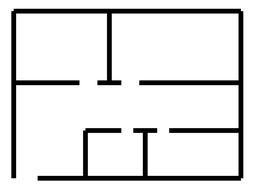
#> input picture past_attempt/floorPlan_0.png, 256 x 186 px, shrunk from 1124 x 818 before the run
$ jupyter execute --allow-errors floor_plan_2_test.ipynb
#> lines starting #> are read from the running program, lines starting #| are printed output that depends on the picture; after the words box and inside, x2 and y2 are one past the last pixel; in counts of white or black regions, pixels touching at a corner belong together
[cell 1]
import cv2
import numpy as np

# Load the image in grayscale
image = cv2.imread('floorPlan_0.png', cv2.IMREAD_GRAYSCALE)
#> image is the input picture: shape (186, 256); min 0, max 255, mean 223.4

threshold = 240  # Adjust this value as needed

# Create a 2D matrix of the same size as the image
height, width = image.shape
#> height = 186; width = 256
result_matrix = np.zeros((height, width), dtype=np.int32)

# Fill the cells based on the threshold
for i in range(height):
    for j in range(width):
        if image[i, j] < threshold:
            result_matrix[i, j] = 0
        else:
            result_matrix[i, j] = -1
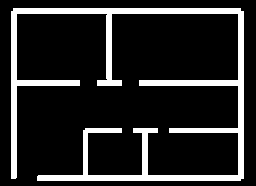
#> result_matrix: shape (186, 256) int32; values -1 (black) and 0 (white), 15.1% white; 1 white region, box (x1, y1, x2, y2) and area: (11, 8, 244, 181) 7212

#draw_matrix(result_matrix)
print("done")

[cell 2]
import queue

def mark_pixel(x, y, value, pixel_queue):
    if x < 0 or y < 0 or x >= height or y >= width:
        return

    if result_matrix[x, y] != -1:
        return

    result_matrix[x, y] = value
    pixel_queue.put([x,y])

# Create a FIFO queue
pixel_queue = queue.Queue()

# enqueue all walls (v==0)

for i in range(height):
    for j in range(width):
        if result_matrix[i, j] == 0:
            pixel_queue.put([i, j])


# process each pixel
while not pixel_queue.empty():
    # print(pixel_queue.qsize(), " || ", i, "-", j)
    [i, j] = pixel_queue.get()
    current_value = result_matrix[i, j] + 1
    mark_pixel(i-1, j, current_value, pixel_queue)
    mark_pixel(i+1, j, current_value, pixel_queue)
    mark_pixel(i, j-1, current_value, pixel_queue)
    mark_pixel(i, j+1, current_value, pixel_queue)


print("done")

[cell 3]
def print_matrix(matrix):
    for row in matrix:
        for element in row:
            print(element, end='  ')
        print()  # Move to the next line for the next row

# print_matrix(result_matrix)

[cell 4]
def draw_matrix(image):
    new_img = np.array(image.copy())
    # Convert -1 values to 255 (white) for visualization
    new_img[new_img == -1] = 127

    new_img = new_img.astype(np.uint8)

    print(new_img.shape)
    # Combine the mask with the original image to draw the cells
    cv2.imshow("Grayscale Image", new_img)
    cv2.waitKey(0)  # This line allows you to close the image window by pressing any key
    cv2.destroyAllWindows()

[cell 5]
cv2.imwrite("plan_0.png", result_matrix)
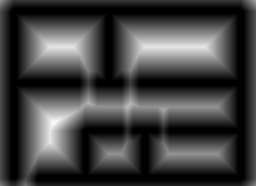
#> saved as plan_0.png: shape (186, 256); min 0, max 37, mean 9.5; drawn with min black and max white
#> Out = True

[cell 6]
import random
import time


pivot_count = 0
def random_color():
    red = np.int32(random.randint(150, 255))
    green = np.int32(random.randint(150, 255))
    blue = np.int32(random.randint(150, 255))
    return (red, green, blue)

def is_vaild_index(index, verify_painted_matrix):
    [x, y] = index
    num_rows = len(verify_painted_matrix)
    num_cols = len(verify_painted_matrix[0])

    if not (0 <= x < num_rows and 0 <= y < num_cols):
        return False

    if verify_painted_matrix[x][y] == True:
        return False

    # in range, not painted
    return True

def is_not_all_painted(verify_painted_matrix):
    for row in verify_painted_matrix:
        for value in row:
            if value == False:
                return True

    return False

def find_max(distance_matrix, verify_painted_matrix):
    max_val = 0
    cor = [-1, -1]

    for i in range(len(distance_matrix)):
        for j in range(len(distance_matrix[0])):
            if verify_painted_matrix[i][j] == False:
                # not paint
                if distance_matrix[i][j] > max_val:
                    max_val = distance_matrix[i][j]
                    cor = [i, j]

    return cor

def paint_room(cordinate, distance_matrix, verify_painted_matrix, colored_image, count):
    print("paint room of: ",cordinate)
    [x, y] = cordinate

    color = (0, 0, 0)
    if distance_matrix[x][y] == 2:
        color = (0, 0, 0)
    else:
        color = random_color()


    room_pixel_queue = queue.Queue()
    room_pixel_queue.put(cordinate)

    r_val = 50 + count * 20
    if r_val > 255:
        r_val = 255
    colored_image[x][y] = (np.int32(0), np.int32(0), np.int32(r_val))
    verify_painted_matrix[x][y] = True
    count = 0
    while not room_pixel_queue.empty():
        cor = room_pixel_queue.get()
        # print(cor)
        x = cor[0]
        y = cor[1]
        curent_value = distance_matrix[x][y]
        count = count + 1

        x_n = x -1
        y_n = y
        if is_vaild_index([x_n, y_n], verify_painted_matrix):
            if distance_matrix[x_n][y_n] <= curent_value:
                # able to paint
                colored_image[x_n][y_n] = color
                verify_painted_matrix[x_n][y_n] = True
                room_pixel_queue.put([x_n, y_n])

        x_n = x + 1
        y_n = y
        if is_vaild_index([x_n, y_n], verify_painted_matrix):
            if distance_matrix[x_n][y_n] <= curent_value:
                # able to paint
                colored_image[x_n][y_n] = color
                verify_painted_matrix[x_n][y_n] = True
                room_pixel_queue.put([x_n, y_n])

        x_n = x
        y_n = y - 1
        if is_vaild_index([x_n, y_n], verify_painted_matrix):
            if distance_matrix[x_n][y_n] <= curent_value:
                # able to paint
                colored_image[x_n][y_n] = color
                verify_painted_matrix[x_n][y_n] = True
                room_pixel_queue.put([x_n, y_n])

        x_n = x
        y_n = y + 1
        if is_vaild_index([x_n, y_n], verify_painted_matrix):
            if distance_matrix[x_n][y_n] <= curent_value:
                # able to paint
                colored_image[x_n][y_n] = color
                verify_painted_matrix[x_n][y_n] = True
                room_pixel_queue.put([x_n, y_n])

    print(count)


def create_colored_room(distance_matrix, colored_image):
    height = len(distance_matrix)
#> height = 186
    width = len(distance_matrix[0])

    verify_painted_matrix = [[False for _ in range(width)] for _ in range(height)]

    # fill wall with 2
    for i in range(height):
        for j in range(width):
            if result_matrix[i][j] == 0:
                result_matrix[i][j] = 2

    count = 0
    while is_not_all_painted(verify_painted_matrix):
        # find max
        cordinate = find_max(distance_matrix, verify_painted_matrix)
        paint_room(cordinate, distance_matrix, verify_painted_matrix, colored_image, count)
        count = count + 1
        print("one room done")


    print("all room done")
    return colored_image

    # locate the higest value

[cell 7]
pivot_count = 0
colored_image = np.zeros((height, width, 3), dtype=np.uint8)
create_colored_room(result_matrix, colored_image)

print("das")
print(colored_image.shape)
#| (186, 256, 3)
print(colored_image[0][0])
#| [  0   0 190]

$ run again, with past_attempt/lib.png copied over past_attempt/floorPlan_0.png
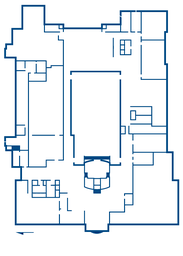
#> input picture past_attempt/lib.png, 183 x 256 px, shrunk from 1400 x 1961 before the run
#> after the loop `for i in range(height):`:
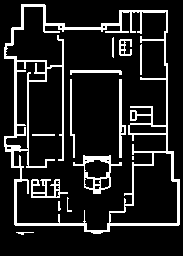
#> result_matrix: shape (256, 183) int32; values -1 (black) and 0 (white), 13.1% white in thin lines or dots, all inside (x1, y1, x2, y2) = (4, 4, 180, 235)
#> `cv2.imwrite("plan_0.png", result_matrix)`:
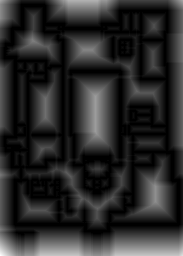
#> saved as plan_0.png: shape (256, 183); min 0, max 39, mean 6.6; drawn with min black and max white
#| (256, 183, 3)
#| [  0   0 130]
